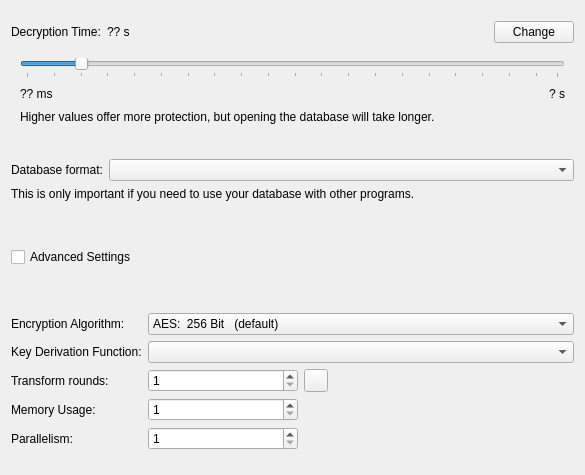
<?xml version="1.0" encoding="UTF-8"?>
<ui version="4.0">
 <class>DatabaseSettingsWidgetEncryption</class>
 <widget class="QWidget" name="DatabaseSettingsWidgetEncryption">
  <property name="geometry">
   <rect>
    <x>0</x>
    <y>0</y>
    <width>585</width>
    <height>339</height>
   </rect>
  </property>
  <layout class="QVBoxLayout" name="_2">
   <item>
    <widget class="QWidget" name="simpleSettings">
     <layout class="QVBoxLayout" name="verticalLayout_2">
      <property name="leftMargin">
       <number>0</number>
      </property>
      <property name="topMargin">
       <number>0</number>
      </property>
      <property name="rightMargin">
       <number>0</number>
      </property>
      <property name="bottomMargin">
       <number>0</number>
      </property>
      <item>
       <spacer name="verticalSpacer_2">
        <property name="orientation">
         <enum>Qt::Vertical</enum>
        </property>
        <property name="sizeType">
         <enum>QSizePolicy::Fixed</enum>
        </property>
        <property name="sizeHint" stdset="0">
         <size>
          <width>20</width>
          <height>10</height>
         </size>
        </property>
       </spacer>
      </item>
      <item>
       <layout class="QHBoxLayout" name="horizontalLayout_2">
        <item>
         <widget class="QLabel" name="decryptionTimeLabel">
          <property name="text">
           <string>Decryption Time:</string>
          </property>
         </widget>
        </item>
        <item>
         <widget class="QLabel" name="decryptionTimeValueLabel">
          <property name="text">
           <string>?? s</string>
          </property>
         </widget>
        </item>
        <item>
         <spacer name="horizontalSpacer_2">
          <property name="orientation">
           <enum>Qt::Horizontal</enum>
          </property>
          <property name="sizeHint" stdset="0">
           <size>
            <width>40</width>
            <height>20</height>
           </size>
          </property>
         </spacer>
        </item>
        <item>
         <widget class="QPushButton" name="activateChangeDecryptionTimeButton">
          <property name="accessibleName">
           <string>Change existing decryption time</string>
          </property>
          <property name="text">
           <string>Change</string>
          </property>
         </widget>
        </item>
       </layout>
      </item>
      <item>
       <widget class="QWidget" name="decryptionTimeSettings" native="true">
        <layout class="QVBoxLayout" name="decryptionTimeSliderLayout">
         <item>
          <widget class="QSlider" name="decryptionTimeSlider">
           <property name="accessibleName">
            <string>Decryption time in seconds</string>
           </property>
           <property name="singleStep">
            <number>1</number>
           </property>
           <property name="pageStep">
            <number>10</number>
           </property>
           <property name="value">
            <number>10</number>
           </property>
           <property name="orientation">
            <enum>Qt::Horizontal</enum>
           </property>
           <property name="tickPosition">
            <enum>QSlider::TicksBelow</enum>
           </property>
           <property name="tickInterval">
            <number>5</number>
           </property>
          </widget>
         </item>
         <item>
          <layout class="QHBoxLayout" name="horizontalLayout">
           <item>
            <widget class="QLabel" name="minTimeLabel">
             <property name="text">
              <string>?? ms</string>
             </property>
            </widget>
           </item>
           <item>
            <spacer name="horizontalSpacer">
             <property name="orientation">
              <enum>Qt::Horizontal</enum>
             </property>
             <property name="sizeHint" stdset="0">
              <size>
               <width>40</width>
               <height>20</height>
              </size>
             </property>
            </spacer>
           </item>
           <item>
            <widget class="QLabel" name="maxTimeLabel">
             <property name="text">
              <string>? s</string>
             </property>
            </widget>
           </item>
          </layout>
         </item>
         <item>
          <widget class="QLabel" name="label_2">
           <property name="sizePolicy">
            <sizepolicy hsizetype="Preferred" vsizetype="Fixed">
             <horstretch>0</horstretch>
             <verstretch>0</verstretch>
            </sizepolicy>
           </property>
           <property name="text">
            <string>Higher values offer more protection, but opening the database will take longer.</string>
           </property>
           <property name="wordWrap">
            <bool>true</bool>
           </property>
          </widget>
         </item>
         <item>
          <spacer name="verticalSpacer_3">
           <property name="orientation">
            <enum>Qt::Vertical</enum>
           </property>
           <property name="sizeType">
            <enum>QSizePolicy::Fixed</enum>
           </property>
           <property name="sizeHint" stdset="0">
            <size>
             <width>20</width>
             <height>20</height>
            </size>
           </property>
          </spacer>
         </item>
        </layout>
       </widget>
      </item>
      <item>
       <layout class="QFormLayout" name="formLayout">
        <item row="0" column="0">
         <widget class="QLabel" name="compatibilityLabel">
          <property name="text">
           <string>Database format:</string>
          </property>
         </widget>
        </item>
        <item row="0" column="1">
         <widget class="QComboBox" name="compatibilitySelection">
          <property name="sizePolicy">
           <sizepolicy hsizetype="MinimumExpanding" vsizetype="Fixed">
            <horstretch>0</horstretch>
            <verstretch>0</verstretch>
           </sizepolicy>
          </property>
          <property name="accessibleName">
           <string>Database format</string>
          </property>
         </widget>
        </item>
       </layout>
      </item>
      <item>
       <widget class="QLabel" name="label">
        <property name="text">
         <string>This is only important if you need to use your database with other programs.</string>
        </property>
       </widget>
      </item>
     </layout>
    </widget>
   </item>
   <item>
    <spacer name="verticalSpacer_4">
     <property name="orientation">
      <enum>Qt::Vertical</enum>
     </property>
     <property name="sizeType">
      <enum>QSizePolicy::Fixed</enum>
     </property>
     <property name="sizeHint" stdset="0">
      <size>
       <width>20</width>
       <height>40</height>
      </size>
     </property>
    </spacer>
   </item>
   <item>
    <widget class="QCheckBox" name="advancedSettingsToggle">
     <property name="text">
      <string>Advanced Settings</string>
     </property>
    </widget>
   </item>
   <item>
    <spacer name="verticalSpacer_5">
     <property name="orientation">
      <enum>Qt::Vertical</enum>
     </property>
     <property name="sizeType">
      <enum>QSizePolicy::Fixed</enum>
     </property>
     <property name="sizeHint" stdset="0">
      <size>
       <width>20</width>
       <height>40</height>
      </size>
     </property>
    </spacer>
   </item>
   <item>
    <widget class="QWidget" name="advancedSettings">
     <layout class="QFormLayout" name="formLayout_2">
      <property name="leftMargin">
       <number>0</number>
      </property>
      <property name="topMargin">
       <number>0</number>
      </property>
      <property name="rightMargin">
       <number>0</number>
      </property>
      <property name="bottomMargin">
       <number>0</number>
      </property>
      <item row="0" column="0">
       <widget class="QLabel" name="algorithmLabel">
        <property name="text">
         <string>Encryption Algorithm:</string>
        </property>
       </widget>
      </item>
      <item row="0" column="1">
       <widget class="QComboBox" name="algorithmComboBox">
        <property name="sizePolicy">
         <sizepolicy hsizetype="Expanding" vsizetype="Fixed">
          <horstretch>0</horstretch>
          <verstretch>0</verstretch>
         </sizepolicy>
        </property>
        <property name="accessibleName">
         <string>Encryption algorithm</string>
        </property>
        <item>
         <property name="text">
          <string>AES:  256 Bit   (default)</string>
         </property>
        </item>
        <item>
         <property name="text">
          <string>Twofish:  256 Bit</string>
         </property>
        </item>
       </widget>
      </item>
      <item row="1" column="0">
       <widget class="QLabel" name="kdfLabel">
        <property name="text">
         <string>Key Derivation Function:</string>
        </property>
       </widget>
      </item>
      <item row="1" column="1">
       <widget class="QComboBox" name="kdfComboBox">
        <property name="sizePolicy">
         <sizepolicy hsizetype="Expanding" vsizetype="Fixed">
          <horstretch>0</horstretch>
          <verstretch>0</verstretch>
         </sizepolicy>
        </property>
        <property name="accessibleName">
         <string>Key derivation function</string>
        </property>
       </widget>
      </item>
      <item row="2" column="0">
       <widget class="QLabel" name="transformRoundsLabel">
        <property name="text">
         <string>Transform rounds:</string>
        </property>
       </widget>
      </item>
      <item row="2" column="1">
       <layout class="QHBoxLayout" name="horizontalLayout_3" stretch="40,40,0">
        <item>
         <widget class="QSpinBox" name="transformRoundsSpinBox">
          <property name="minimumSize">
           <size>
            <width>150</width>
            <height>0</height>
           </size>
          </property>
          <property name="maximumSize">
           <size>
            <width>150</width>
            <height>16777215</height>
           </size>
          </property>
          <property name="accessibleName">
           <string>Transform rounds</string>
          </property>
          <property name="alignment">
           <set>Qt::AlignLeading|Qt::AlignLeft|Qt::AlignVCenter</set>
          </property>
          <property name="minimum">
           <number>1</number>
          </property>
          <property name="maximum">
           <number>1000000000</number>
          </property>
         </widget>
        </item>
        <item>
         <widget class="QToolButton" name="transformBenchmarkButton">
          <property name="focusPolicy">
           <enum>Qt::WheelFocus</enum>
          </property>
         </widget>
        </item>
        <item>
         <spacer name="horizontalSpacer_3">
          <property name="orientation">
           <enum>Qt::Horizontal</enum>
          </property>
          <property name="sizeHint" stdset="0">
           <size>
            <width>40</width>
            <height>20</height>
           </size>
          </property>
         </spacer>
        </item>
       </layout>
      </item>
      <item row="3" column="0">
       <widget class="QLabel" name="memoryUsageLabel">
        <property name="text">
         <string>Memory Usage:</string>
        </property>
       </widget>
      </item>
      <item row="3" column="1">
       <widget class="QSpinBox" name="memorySpinBox">
        <property name="minimumSize">
         <size>
          <width>150</width>
          <height>0</height>
         </size>
        </property>
        <property name="maximumSize">
         <size>
          <width>150</width>
          <height>16777215</height>
         </size>
        </property>
        <property name="accessibleName">
         <string>Memory usage</string>
        </property>
        <property name="minimum">
         <number>1</number>
        </property>
        <property name="maximum">
         <number>1048576</number>
        </property>
       </widget>
      </item>
      <item row="4" column="0">
       <widget class="QLabel" name="parallelismLabel">
        <property name="text">
         <string>Parallelism:</string>
        </property>
       </widget>
      </item>
      <item row="4" column="1">
       <widget class="QSpinBox" name="parallelismSpinBox">
        <property name="minimumSize">
         <size>
          <width>150</width>
          <height>0</height>
         </size>
        </property>
        <property name="maximumSize">
         <size>
          <width>150</width>
          <height>16777215</height>
         </size>
        </property>
        <property name="accessibleName">
         <string>Parallelism</string>
        </property>
        <property name="minimum">
         <number>1</number>
        </property>
        <property name="maximum">
         <number>128</number>
        </property>
       </widget>
      </item>
     </layout>
    </widget>
   </item>
   <item>
    <spacer name="verticalSpacer">
     <property name="orientation">
      <enum>Qt::Vertical</enum>
     </property>
     <property name="sizeHint" stdset="0">
      <size>
       <width>20</width>
       <height>40</height>
      </size>
     </property>
    </spacer>
   </item>
  </layout>
 </widget>
 <tabstops>
  <tabstop>activateChangeDecryptionTimeButton</tabstop>
  <tabstop>decryptionTimeSlider</tabstop>
  <tabstop>compatibilitySelection</tabstop>
  <tabstop>algorithmComboBox</tabstop>
  <tabstop>kdfComboBox</tabstop>
  <tabstop>transformRoundsSpinBox</tabstop>
  <tabstop>transformBenchmarkButton</tabstop>
  <tabstop>memorySpinBox</tabstop>
  <tabstop>parallelismSpinBox</tabstop>
 </tabstops>
 <resources/>
 <connections/>
</ui>
